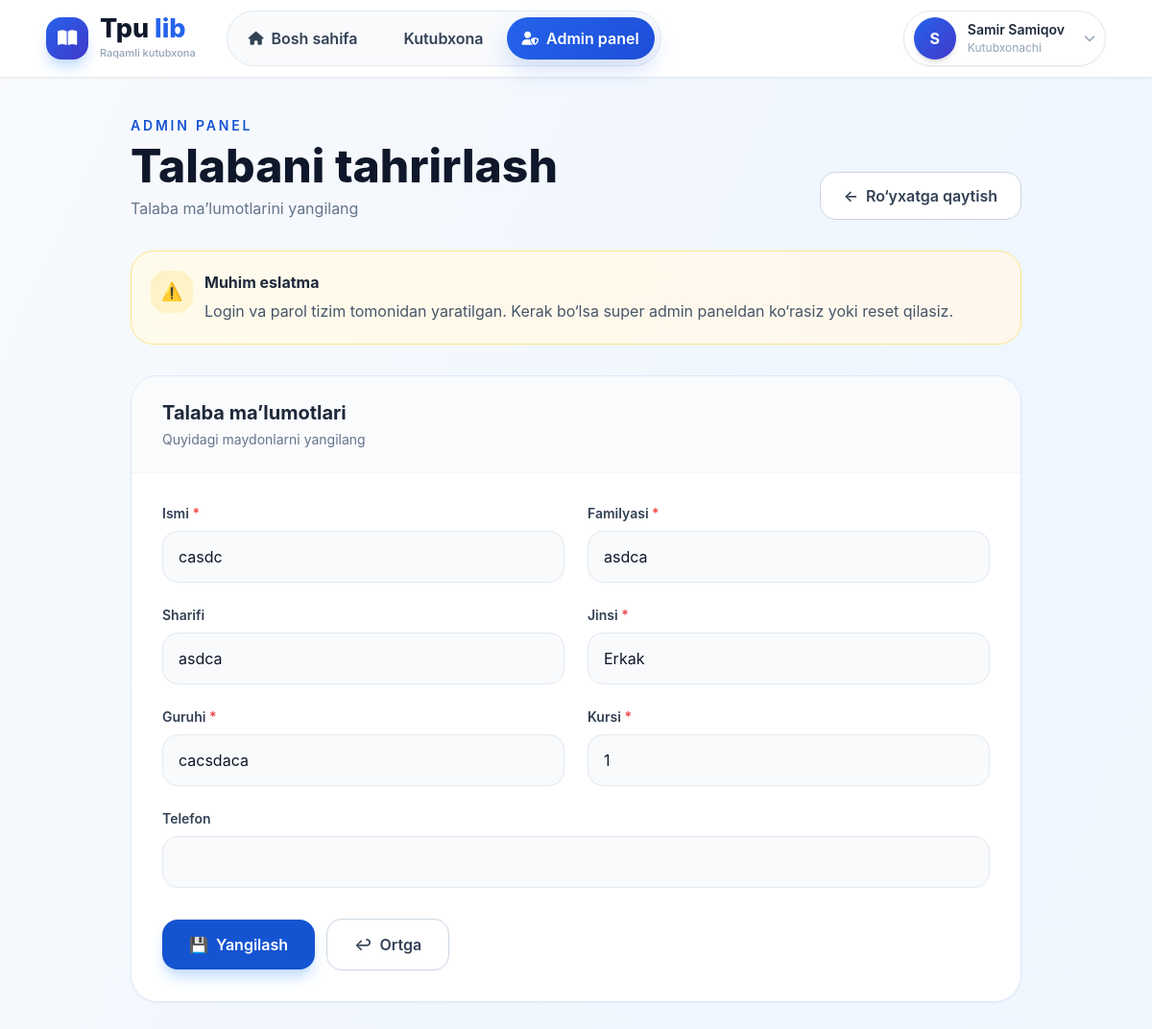
The page /panel/admin/students/6/edit/ (signed in) on the database its author committed.
### library/models.py (models this page shows, shortened)
class TimeStampedModel(models.Model):
    created_at = models.DateTimeField(auto_now_add=True, verbose_name="Yaratilgan vaqt")
    updated_at = models.DateTimeField(auto_now=True, verbose_name="Yangilangan vaqt")
    class Meta:
        abstract = True

class Student(TimeStampedModel):
    GENDER_CHOICES = (
        ('erkak', 'Erkak'),
        ('ayol', 'Ayol'),
    )
    user = models.OneToOneField(
        User,
        on_delete=models.CASCADE,
        related_name='student_profile',
        verbose_name="Foydalanuvchi",
    )
    first_name = models.CharField("Ismi", max_length=100)
    last_name = models.CharField("Familyasi", max_length=100)
    middle_name = models.CharField("Sharifi", max_length=100, blank=True)
    gender = models.CharField("Jinsi", max_length=10, choices=GENDER_CHOICES)
    group = models.CharField("Guruhi", max_length=50)
    course = models.PositiveSmallIntegerField("Kursi")
    phone = models.CharField("Telefon", max_length=30, blank=True)
    generated_login = models.CharField("Berilgan login", max_length=150, blank=True)
    generated_password = models.CharField("Berilgan parol", max_length=150, blank=True)
    is_blocked = models.BooleanField("Bloklangan", default=False)
    class Meta:
        verbose_name = "Talaba"
        verbose_name_plural = "Talabalar"
        ordering = ['last_name', 'first_name']

### library/views.py (the view)
# urls.py: path('panel/admin/students/<int:pk>/edit/', student_edit, name='student_edit'),
@login_required
def student_edit(request, pk):
    if not is_library_admin(request.user):
        return redirect('home_page')
    student = get_object_or_404(Student, pk=pk)
    if request.method == 'POST':
        form = StudentPanelForm(request.POST, instance=student)
        if form.is_valid():
            student = form.save()
            if student.user:
                student.user.first_name = student.first_name
                student.user.last_name = student.last_name
                student.user.save()
            return redirect('students_list')
    else:
        form = StudentPanelForm(instance=student)
    return render(request, 'library/students/edit.html', {
        'form': form,
        'student': student,
    })

### library/forms.py (shortened to what this page needs)
class StudentPanelForm(forms.ModelForm):
    class Meta:
        model = Student
        fields = [
            'first_name',
            'last_name',
            'middle_name',
            'gender',
            'group',
            'course',
            'phone',
        ]

### library/context_processors.py (called while the page is built, shortened)
def admin_dashboard_stats(request):
    return {}

### library/views.py (called while the page is built)
def is_library_admin(user):
    return user.is_authenticated and (
        user.is_superuser or
        user.is_staff or
        hasattr(user, 'admin_profile')
    )

### templates/library/students/edit.html (shortened to what this page needs)
{% extends "library/base.html" %}
{% block content %}
<div class="min-h-screen bg-gradient-to-br from-slate-50 via-blue-50 to-sky-50">
    <div class="max-w-5xl mx-auto px-6 sm:px-8 lg:px-12 py-10">
        <div class="flex flex-col lg:flex-row lg:items-end lg:justify-between gap-6 mb-8">
            <div>
                <p class="text-sm font-semibold uppercase tracking-[0.2em] text-[#1554d1] mb-2">
                    Admin panel
                </p>
                <h1 class="text-4xl sm:text-5xl font-extrabold text-slate-900">
                    Talabani tahrirlash
                </h1>
                <p class="text-slate-500 mt-2">
                    Talaba ma’lumotlarini yangilang
                </p>
            </div>
            <div>
                <a href="{% url 'students_list' %}"
                   class="inline-flex items-center gap-2 px-6 py-3 rounded-2xl border border-slate-300 bg-white text-slate-700 font-semibold hover:bg-slate-50 transition">
                    <span>←</span>
                    <span>Ro‘yxatga qaytish</span>
                </a>
            </div>
        </div>
        <div class="mb-8 bg-gradient-to-r from-amber-50 to-orange-50 border border-amber-200 rounded-[24px] p-5">
            <div class="flex items-start gap-3">
                <div class="w-11 h-11 rounded-2xl bg-amber-100 text-amber-600 flex items-center justify-center shrink-0 text-lg">
                    ⚠️
                </div>
                <div>
                    <h3 class="font-bold text-slate-800 mb-1">Muhim eslatma</h3>
                    <p class="text-slate-600 leading-7">
                        Login va parol tizim tomonidan yaratilgan. Kerak bo‘lsa super admin paneldan
                        ko‘rasiz yoki reset qilasiz.
                    </p>
                </div>
            </div>
        </div>
        <div class="bg-white rounded-[28px] border border-blue-100 shadow-sm overflow-hidden">
            <div class="px-8 py-6 border-b border-slate-100 bg-slate-50/70">
                <h2 class="text-xl font-bold text-slate-800">Talaba ma’lumotlari</h2>
                <p class="text-slate-500 text-sm mt-1">
                    Quyidagi maydonlarni yangilang
                </p>
            </div>
            <form method="post" class="p-8">
                <div class="grid grid-cols-1 md:grid-cols-2 gap-6">
                    <div>
                        <label for="{{ form.first_name.id_for_label }}" class="block text-sm font-semibold text-slate-700 mb-2">
                            Ismi <span class="text-red-500">*</span>
                        </label>
                        {{ form.first_name }}
                    </div>
                    <div>
                        <label for="{{ form.last_name.id_for_label }}" class="block text-sm font-semibold text-slate-700 mb-2">
                            Familyasi <span class="text-red-500">*</span>
                        </label>
                        {{ form.last_name }}
                    </div>
                    <div>
                        <label for="{{ form.middle_name.id_for_label }}" class="block text-sm font-semibold text-slate-700 mb-2">
                            Sharifi
                        </label>
                        {{ form.middle_name }}
                    </div>
                    <div>
                        <label for="{{ form.gender.id_for_label }}" class="block text-sm font-semibold text-slate-700 mb-2">
                            Jinsi <span class="text-red-500">*</span>
                        </label>
                        {{ form.gender }}
                    </div>
                    <div>
                        <label for="{{ form.group.id_for_label }}" class="block text-sm font-semibold text-slate-700 mb-2">
                            Guruhi <span class="text-red-500">*</span>
                        </label>
                        {{ form.group }}
                    </div>
                    <div>
                        <label for="{{ form.course.id_for_label }}" class="block text-sm font-semibold text-slate-700 mb-2">
                            Kursi <span class="text-red-500">*</span>
                        </label>
                        {{ form.course }}
                    </div>
                    <div class="md:col-span-2">
                        <label for="{{ form.phone.id_for_label }}" class="block text-sm font-semibold text-slate-700 mb-2">
                            Telefon
                        </label>
                        {{ form.phone }}
                    </div>
                </div>
                <div class="mt-8 flex flex-wrap items-center gap-3">
                    <button
                        type="submit"
                        class="inline-flex items-center gap-2 px-7 py-3.5 rounded-2xl bg-[#1554d1] text-white font-semibold shadow-lg shadow-blue-200 hover:bg-[#0f45b0] transition"
                    >
                        <span>💾</span>
                        <span>Yangilash</span>
                    </button>
                    <a
                        href="{% url 'students_list' %}"
                        class="inline-flex items-center gap-2 px-7 py-3.5 rounded-2xl border border-slate-300 bg-white text-slate-700 font-semibold hover:bg-slate-50 transition"
                    >
                        <span>↩</span>
                        <span>Ortga</span>
                    </a>
                </div>
            </form>
        </div>
    </div>
</div>
{% endblock %}

### templates/library/base.html (shortened to what this page needs)
{% load static %}
<!DOCTYPE html>
<html lang="uz">
<head>
    <script src="https://cdn.tailwindcss.com"></script>
    <link href="https://cdnjs.cloudflare.com/ajax/libs/font-awesome/6.5.0/css/all.min.css" rel="stylesheet">
</head>
<body class="bg-slate-50 text-slate-800">
<header class="sticky top-0 z-50 bg-white/90 backdrop-blur-xl border-b border-slate-200/80 shadow-sm">
    <div class="max-w-screen-2xl mx-auto px-6 sm:px-8 lg:px-12">
        <div class="flex items-center justify-between h-20">
            <div class="flex items-center gap-8">
                <a href="{% url 'home_page' %}" class="flex items-center gap-3 group">
                    <div class="w-11 h-11 rounded-2xl bg-gradient-to-br from-blue-600 to-indigo-700 text-white flex items-center justify-center shadow-lg shadow-blue-200 text-lg">
                        <i class="fas fa-book-open"></i>
                    </div>
                    <div>
                        <p class="text-[27px] leading-none font-extrabold text-slate-900">
                            Tpu <span class="text-blue-600">lib</span>
                        </p>
                        <p class="text-[11px] text-slate-400 font-medium mt-1 hidden sm:block">
                            Raqamli kutubxona
                        </p>
                    </div>
                </a>
                <nav class="hidden md:flex items-center gap-2 bg-slate-50 border border-slate-200 rounded-full p-1.5">
                    <a href="{% url 'home_page' %}"
                       class="nav-link {% if request.path == '/' %}active{% endif %}">
                        <i class="fas fa-house text-sm"></i>
                        <span>Bosh sahifa</span>
                    </a>
                    <a href="{% url 'public_library' %}"
                       class="nav-link {% if '/kutubxona' in request.path or '/books/' in request.path %}active{% endif %}">
                        <span>Kutubxona</span>
                    </a>
                    {% if request.user.is_authenticated %}
                        {% if request.user.is_superuser or request.user.is_staff %}
                            <a href="{% url 'admin_panel' %}"
                               class="nav-link {% if '/panel/admin/' in request.path %}active{% endif %}">
                                <i class="fas fa-user-shield text-sm"></i>
                                <span>Admin panel</span>
                            </a>
                        {% endif %}
                    {% endif %}
                </nav>
            </div>
            <div class="flex items-center gap-3">
                {% if request.user.is_authenticated %}
                <div class="relative">
                    <button id="profileButton"
                            type="button"
                            onclick="toggleDropdown()"
                            class="flex items-center gap-3 px-2.5 py-1.5 rounded-full border border-slate-200 bg-white hover:bg-slate-50 shadow-sm transition">
                        <div class="w-11 h-11 rounded-full bg-gradient-to-br from-blue-600 to-indigo-700 text-white flex items-center justify-center font-bold shadow-md">
                            {% if request.user.first_name %}
                                {{ request.user.first_name|slice:":1"|upper }}
                            {% else %}
                                {{ request.user.username|slice:":1"|upper }}
                            {% endif %}
                        </div>
                        <div class="hidden sm:block text-left pr-2">
                            <p class="text-sm font-semibold text-slate-800 leading-tight">
                                {% if request.user.first_name or request.user.last_name %}
                                    {{ request.user.first_name }} {{ request.user.last_name }}
                                {% else %}
                                    {{ request.user.username }}
                                {% endif %}
                            </p>
                            {% if request.user.is_superuser %}
                                <p class="text-xs text-slate-400 mt-0.5">Super Admin</p>
                            {% elif request.user.is_staff %}
                                <p class="text-xs text-slate-400 mt-0.5">Kutubxonachi</p>
                            {% elif request.user.teacher_profile %}
                                <p class="text-xs text-slate-400 mt-0.5">O‘qituvchi</p>
                            {% elif request.user.student_profile %}
                                <p class="text-xs text-slate-400 mt-0.5">Talaba</p>
                            {% else %}
                                <p class="text-xs text-slate-400 mt-0.5">Foydalanuvchi</p>
                            {% endif %}
                        </div>
                        <i class="fas fa-chevron-down text-xs text-slate-400 hidden sm:block"></i>
                    </button>
                </div>
                {% else %}
                <a href="{% url 'login' %}"
                   class="inline-flex items-center gap-2 px-6 py-3 bg-gradient-to-r from-blue-700 to-indigo-700 hover:from-blue-800 hover:to-indigo-800 text-white rounded-2xl font-semibold transition shadow-lg shadow-blue-200">
                    <i class="fas fa-right-to-bracket"></i>
                    <span>Kirish</span>
                </a>
                {% endif %}
            </div>
        </div>
    </div>
</header>
<main class="w-full min-h-[70vh]">
    {% block content %}{% endblock %}
</main>
</body>
</html>

### templates/library/base.html (style rules this page uses)
body { font-family: 'Inter', system-ui, sans-serif; }
.nav-link { position: relative; display: inline-flex; align-items: center; gap: 8px; padding: 10px 16px; border-radius: 999px; font-weight: 600; color: #334155; transition: all 0.25s ease; }
.nav-link.active { background: linear-gradient(135deg, #2563eb, #1d4ed8); color: white; box-shadow: 0 12px 24px rgba(37, 99, 235, 0.18); }

### templates/library/students/edit.html (style rules this page uses)
input, select, textarea { width: 100%; border-radius: 16px; border: 1px solid #e2e8f0; background: #f8fafc; padding: 14px 16px; color: #0f172a; outline: none; transition: 0.2s ease; }
select { appearance: none; }

### rows shown on the page
Student: first_name "casdc", last_name "asdca", middle_name "asdca", gender "Erkak", group "cacsdaca", course "1"

### other values the page prints
{{ request.user.first_name|slice:":1"|upper }} "S"
{{ request.user.first_name }} "Samir"
{{ request.user.last_name }} "Samiqov"
